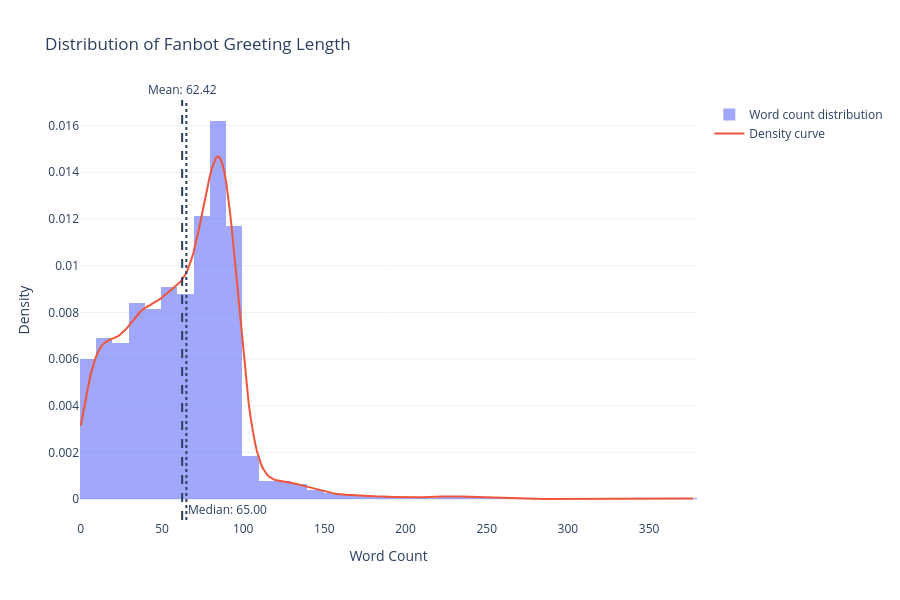

The code cell stored with this chart in its notebook:
### Code cell
# Greeting length analysis

bots["greeting_word_count"] = (
    bots["greeting"]
    .fillna("")
    .astype(str)
    .str.split()
    .str.len()
)

save_distribution_report(
    bots["greeting_word_count"],
    name="greeting",
    report_name="04_greeting_tokendis",
    figure_name="05_greeting_distribution"
)

### Figure 1 — Plotly figure (JSON) as saved in the notebook; plotly's stock layout.template omitted (floating-point values rounded to 4 significant figures; data arrays with more than 128 entries replaced by an {"elided": "..."} marker saying what was removed)
{"data": [{"histnorm": "probability density", "name": "Word count distribution", "nbinsx": 60, "opacity": 0.6, "type": "histogram", "x": {"elided": "3556 int values"}}, {"mode": "lines", "name": "Density curve", "type": "scatter", "x": {"elided": "300 float values"}, "y": {"elided": "300 float values"}}], "layout": {"annotations": [{"showarrow": false, "text": "Mean: 62.42", "x": 62.42, "xanchor": "center", "xref": "x", "y": 1, "yanchor": "bottom", "yref": "y domain"}, {"showarrow": false, "text": "Median: 65.00", "x": 65, "xanchor": "left", "xref": "x", "y": 0, "yanchor": "bottom", "yref": "y domain"}], "height": 600, "shapes": [{"line": {"dash": "dash"}, "type": "line", "x0": 62.42, "x1": 62.42, "xref": "x", "y0": 0, "y1": 1, "yref": "y domain"}, {"line": {"dash": "dot"}, "type": "line", "x0": 65, "x1": 65, "xref": "x", "y0": 0, "y1": 1, "yref": "y domain"}], "title": {"text": "Distribution of Fanbot Greeting Length"}, "width": 900, "xaxis": {"title": {"text": "Word Count"}}, "yaxis": {"title": {"text": "Density"}}}}
